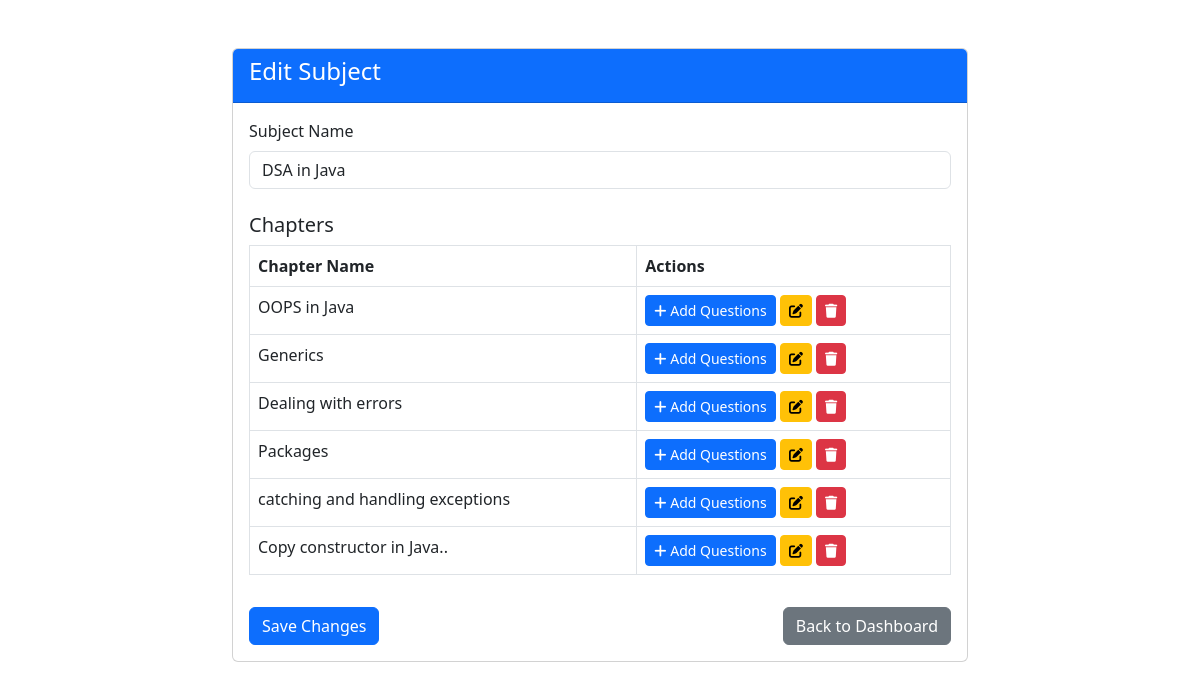
The page /edit_subject/2 (signed in) on the database its author committed.
### models.py (models this page shows)
class Subject(db.Model):
    __tablename__ = 'subjects'
    id = db.Column(db.Integer, primary_key=True)
    name = db.Column(db.String(100), nullable=False)
    desc = db.Column(db.String(200), nullable=False)
    chapters = db.relationship('Chapter', backref='subject', lazy=True, cascade='all, delete-orphan')

class Chapter(db.Model):
    __tablename__ = 'chapters'
    id = db.Column(db.Integer, primary_key=True)
    name = db.Column(db.String(100), nullable=False)
    subject_id = db.Column(db.Integer, db.ForeignKey('subjects.id'), nullable=False)
    questions = db.relationship('Question', backref='chapter', lazy=True, cascade='all, delete-orphan')
    quizzes = db.relationship('Quiz', backref='chapter', lazy=True, cascade='all, delete-orphan')

### controllers/default_controllers.py (the view, shortened to what this page needs)
@app.route('/edit_subject/<int:subject_id>', methods=['GET', 'POST'])
def edit_subject(subject_id):
    if 'admin_name' not in session:
        flash('You need to log in as admin first.', 'warning')
        return redirect(url_for('home'))
    subject = Subject.query.get_or_404(subject_id)
    chapters = Chapter.query.filter_by(subject_id=subject_id).all()
    return render_template('edit_subject.html', subject=subject, chapters=chapters)

### templates/edit_subject.html (shortened to what this page needs)
<!DOCTYPE html>
<html lang="en">
<head>
    <link href="https://cdn.jsdelivr.net/npm/bootstrap@5.3.0-alpha1/dist/css/bootstrap.min.css" rel="stylesheet">
    <link href="https://cdnjs.cloudflare.com/ajax/libs/font-awesome/6.0.0/css/all.min.css" rel="stylesheet">
</head>
<body>
    <div class="container mt-5">
        <div class="row">
            <div class="col-md-8 offset-md-2">
                <div class="card">
                    <div class="card-header bg-primary text-white">
                        <h4>Edit Subject</h4>
                    </div>
                    <div class="card-body">
                        <form method="POST">
                            <div class="mb-3">
                                <label for="subject_name" class="form-label">Subject Name</label>
                                <input type="text" class="form-control" id="subject_name" name="subject_name" value="{{ subject.name }}" required>
                            </div>
                            <h5 class="mt-4">Chapters</h5>
                            <div class="table-responsive">
                                <table class="table table-bordered">
                                    <thead>
                                        <tr>
                                            <th>Chapter Name</th>
                                            <th>Actions</th>
                                        </tr>
                                    </thead>
                                    <tbody>
                                        {% for chapter in chapters %}
                                        <tr>
                                            <td>{{ chapter.name }}</td>
                                            <td>
                                                <a href="{{ url_for('add_question', chapter_id=chapter.id) }}" class="btn btn-primary btn-sm">
                                                    <i class="fas fa-plus"></i> Add Questions
                                                </a>
                                                <a href="{{ url_for('edit_chapter', chapter_id=chapter.id) }}" class="btn btn-warning btn-sm">
                                                    <i class="fas fa-edit"></i>
                                                </a>
                                                <a href="{{ url_for('delete_chapter', chapter_id=chapter.id) }}" class="btn btn-danger btn-sm" onclick="return confirm('Are you sure you want to delete this chapter?')">
                                                    <i class="fas fa-trash"></i>
                                                </a>
                                            </td>
                                        </tr>
                                        {% endfor %}
                                    </tbody>
                                </table>
                            </div>
                            <div class="mt-3 d-flex justify-content-between">
                                <button type="submit" class="btn btn-primary">Save Changes</button>
                                <a href="{{ url_for('admin_dashboard') }}" class="btn btn-secondary">Back to Dashboard</a>
                            </div>
                        </form>
                    </div>
                </div>
            </div>
        </div>
    </div>
</body>
</html>

### rows shown on the page
Subject: subject_name "DSA in Java"
Chapter: name "OOPS in Java"
Chapter: name "Generics"
Chapter: name "Dealing with errors"
Chapter: name "Packages"
Chapter: name "catching and handling exceptions"
Chapter: name "Copy constructor in Java.."
